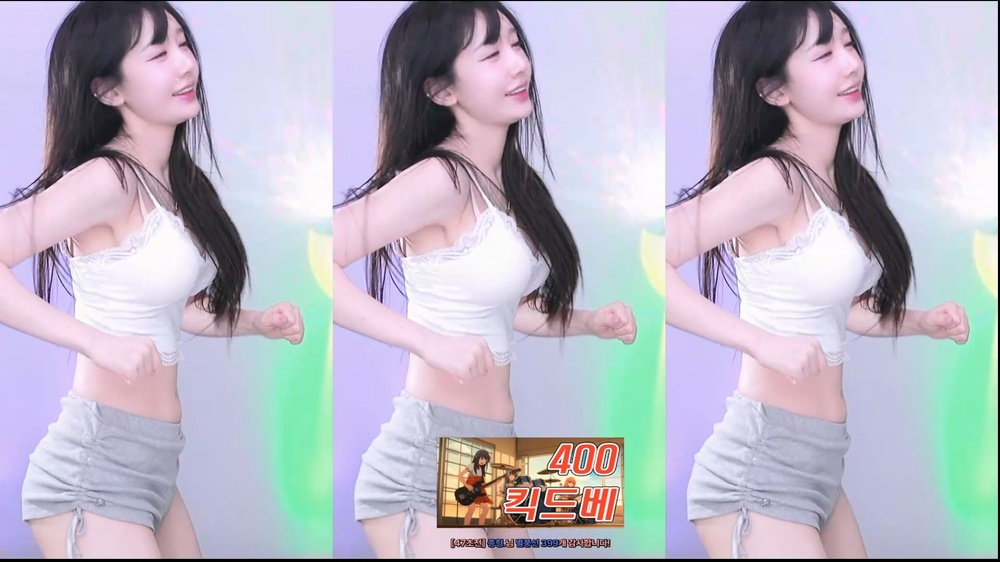
#> input picture cursor/test/image/input_6.jpg, 1000 x 562 px, shrunk from 1920 x 1080 before the run, found by its file name
$ python image_scan_test_orb_origin.py
#> lines starting #> are read from the running program, lines starting #| are printed output that depends on the picture; after the words box and inside, x2 and y2 are one past the last pixel; in counts of white or black regions, pixels touching at a corner belong together
import cv2
import numpy as np

def test_tripartite_orb(image_path, tol=15, min_matches=30):
    """
    ORB 특징점 매칭을 이용해 삼분할 영상 여부를 판별합니다.

    :param image_path: 테스트할 이미지 경로
    :param tol: 좌우 매칭 시 허용할 픽셀 위치 오차 (채팅/팝업 밀림 방지)
    :param min_matches: 좌/우 각각 최소 몇 개의 특징점이 일치해야 통과시킬지 기준
    """
#> called with image_path = 'image\\input_6.jpg', tol = 15, min_matches = 30
    # 1. 이미지 로드 및 3분할
    img = cv2.imread(image_path)
#> img is the input picture: shape (562, 1000, 3); mean B, G, R 197.3, 183.6, 186.5
    if img is None:
        print(f"Error: '{image_path}' 이미지를 불러올 수 없습니다.")
        return

    h, w = img.shape[:2]
    slice_w = w // 3  # 1920 기준 640

    left_img = img[:, :slice_w]
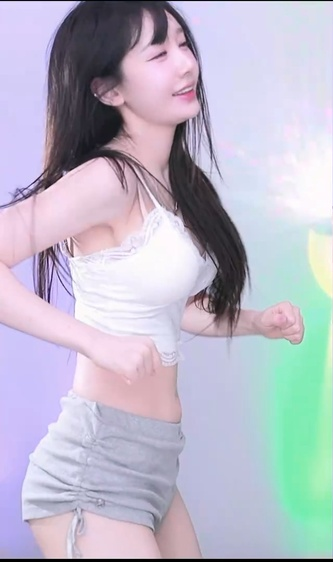
#> left_img: shape (562, 333, 3); mean B, G, R 201, 185.9, 187.2
    center_img = img[:, slice_w:slice_w*2]
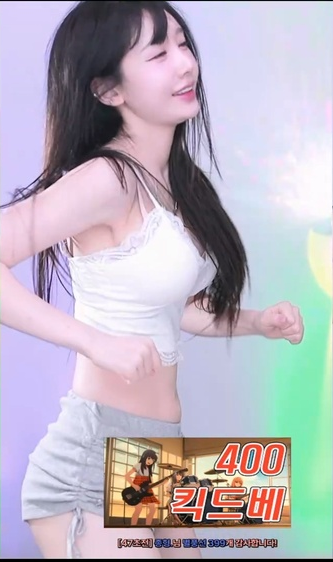
#> center_img: shape (562, 333, 3); mean B, G, R 191.2, 180.2, 186.4
    right_img = img[:, slice_w*2:]
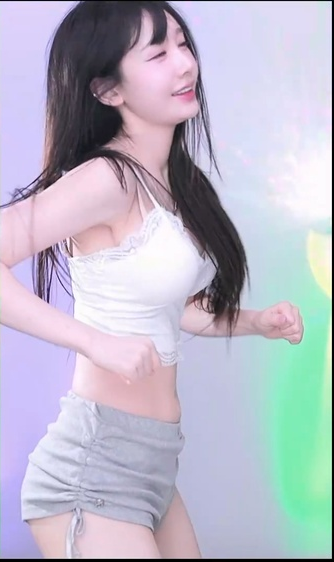
#> right_img: shape (562, 334, 3); mean B, G, R 199.7, 184.8, 186

    # 2. ORB 초기화 (특징점을 넉넉하게 1000개 추출)
    orb = cv2.ORB_create(nfeatures=1000)

    # 3. 각 영역에서 특징점(Keypoints)과 디스크립터(Descriptors) 추출
    kp_l, des_l = orb.detectAndCompute(left_img, None)
#> kp_l = 925 keypoints; strongest (x, y, size): (48, 301, 31), (45, 300, 31), (51, 247, 31), (48, 300, 37.2)
    kp_c, des_c = orb.detectAndCompute(center_img, None)
#> kp_c = 977 keypoints; strongest (x, y, size): (193, 520, 31), (192, 514, 31), (194, 505, 31), (224, 471, 31)
    kp_r, des_r = orb.detectAndCompute(right_img, None)
#> kp_r = 946 keypoints; strongest (x, y, size): (48, 301, 31), (50, 247, 31), (47, 300, 37.2), (40, 297, 31)

    if des_c is None:
        print("중앙 영상에서 특징점을 찾을 수 없습니다.")
        return

    # 4. 특징점 매칭 (해밍 거리 사용, 상호 일치하는 것만 허용)
    bf = cv2.BFMatcher(cv2.NORM_HAMMING, crossCheck=True)

    matches_left = bf.match(des_c, des_l) if des_l is not None else []
#> matches_left = 255 matches
    matches_right = bf.match(des_c, des_r) if des_r is not None else []
#> matches_right = 243 matches

    # 5. 기하학적 필터링 (가장 중요한 부분)
    # 특징점이 단순히 비슷하게 생긴 것을 넘어, 좌/우 영상의 '동일한 높이와 비율 위치'에 있는지 검사
    valid_left_matches = []
    for m in matches_left:
        pt_c = kp_c[m.queryIdx].pt
        pt_l = kp_l[m.trainIdx].pt

        # 중앙 이미지 내의 로컬 좌표(pt_c)와 좌측 이미지 내의 로컬 좌표(pt_l)가 오차(tol) 내에 있는지 확인
        if abs(pt_c[0] - pt_l[0]) <= tol and abs(pt_c[1] - pt_l[1]) <= tol:
            valid_left_matches.append(m)
#> this loop made 255 passes
#> (pt_c, pt_l) on passes 1 to 3: ((259, 518), (192, 304.8)), ((201, 485), (45, 170)), ((206, 473), (203, 308.2))
#> after the loop, valid_left_matches = 191 matches

    valid_right_matches = []
    for m in matches_right:
        pt_c = kp_c[m.queryIdx].pt
        pt_r = kp_r[m.trainIdx].pt
        if abs(pt_c[0] - pt_r[0]) <= tol and abs(pt_c[1] - pt_r[1]) <= tol:
            valid_right_matches.append(m)
#> this loop made 243 passes
#> (pt_c, pt_r) on passes 1 to 3: ((259, 518), (190.8, 304.8)), ((240, 518), (165.9, 182.5)), ((206, 473), (203, 308.2))
#> after the loop, valid_right_matches = 183 matches

    # 6. 결과 출력 및 시각화 준비
    is_tripartite = len(valid_left_matches) >= min_matches and len(valid_right_matches) >= min_matches
#> is_tripartite = True

    print("-" * 40)
    print(f"중앙 영역 추출 특징점: {len(kp_c)}개")
#| 중앙 영역 추출 특징점: 977개
    print(f"좌측 일치 특징점: {len(valid_left_matches)}개 (통과 기준: {min_matches}개)")
#| 좌측 일치 특징점: 191개 (통과 기준: 30개)
    print(f"우측 일치 특징점: {len(valid_right_matches)}개 (통과 기준: {min_matches}개)")
#| 우측 일치 특징점: 183개 (통과 기준: 30개)
    print(f"최종 판별: {'✅ 삼분할 영상입니다.' if is_tripartite else '❌ 일반 영상입니다.'}")
#| 최종 판별: ✅ 삼분할 영상입니다.
    print("-" * 40)

    # 7. 디버그용 이미지 생성 (원본 이미지 위에 선 그리기)
    debug_img = img.copy()

    # 중앙 -> 좌측 유효 매칭점 그리기 (녹색 선)
    for m in valid_left_matches:
        # 전체 화면 좌표계로 변환
        pt_c_global = (int(kp_c[m.queryIdx].pt[0] + slice_w), int(kp_c[m.queryIdx].pt[1]))
        pt_l_global = (int(kp_l[m.trainIdx].pt[0]), int(kp_l[m.trainIdx].pt[1]))

        cv2.circle(debug_img, pt_c_global, 4, (0, 255, 0), -1)
        cv2.circle(debug_img, pt_l_global, 4, (0, 255, 0), -1)
        cv2.line(debug_img, pt_c_global, pt_l_global, (0, 255, 0), 1)
#> this loop made 191 passes
#> (pt_c_global, pt_l_global) on passes 1 to 3: ((381, 301), (48, 301)), ((517, 40), (184, 40)), ((374, 297), (41, 297))
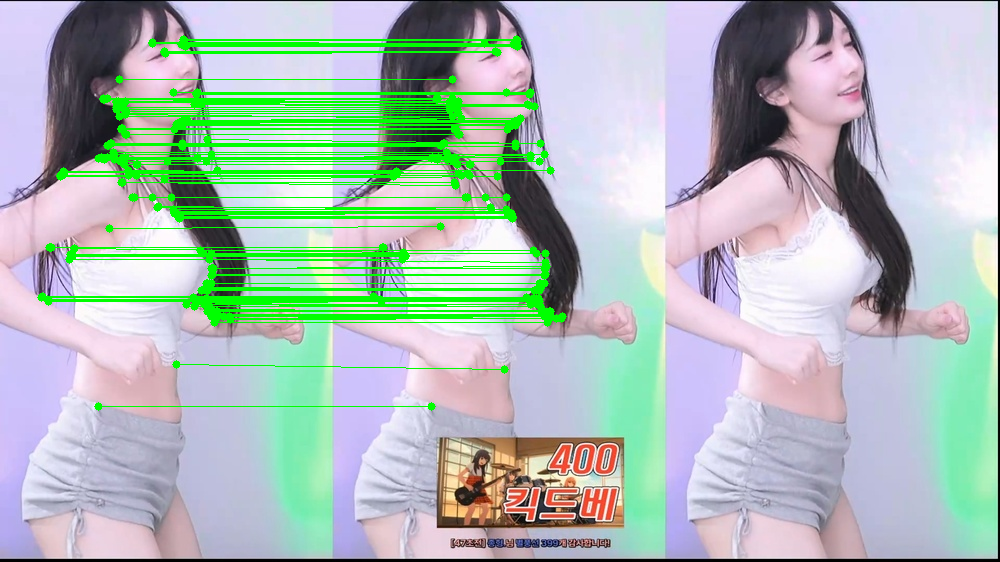
#> debug_img: shape (562, 1000, 3); 7.42% of pixels changed, all inside (x1, y1, x2, y2) = (37, 35, 567, 411)

    # 중앙 -> 우측 유효 매칭점 그리기 (파란색 선)
    for m in valid_right_matches:
        pt_c_global = (int(kp_c[m.queryIdx].pt[0] + slice_w), int(kp_c[m.queryIdx].pt[1]))
        pt_r_global = (int(kp_r[m.trainIdx].pt[0] + slice_w * 2), int(kp_r[m.trainIdx].pt[1]))

        cv2.circle(debug_img, pt_c_global, 4, (255, 150, 0), -1) # 파란/주황색 계열
        cv2.circle(debug_img, pt_r_global, 4, (255, 150, 0), -1)
        cv2.line(debug_img, pt_c_global, pt_r_global, (255, 150, 0), 1)
#> this loop made 183 passes
#> (pt_c_global, pt_r_global) on passes 1 to 3: ((381, 301), (714, 301)), ((517, 40), (850, 40)), ((374, 297), (706, 297))
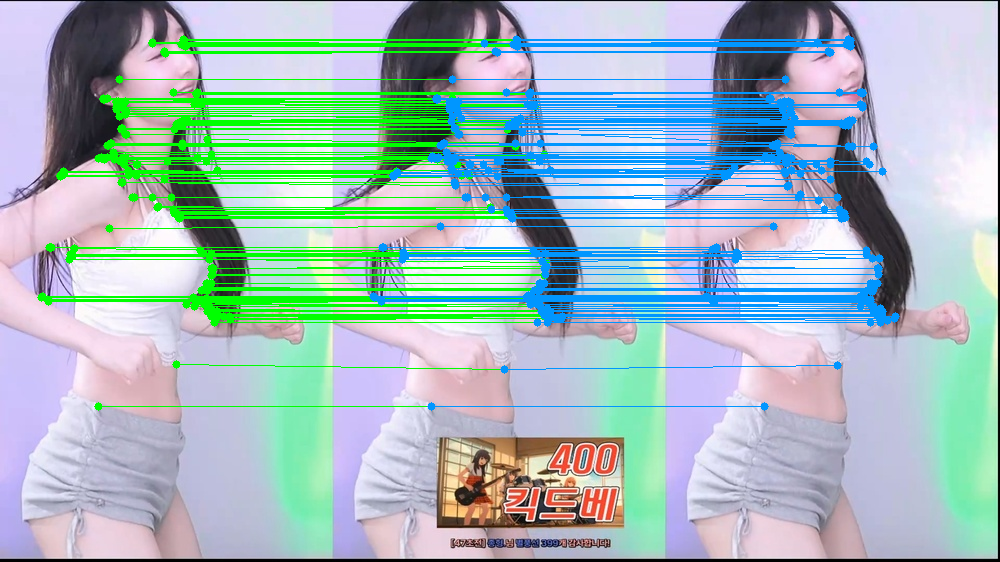
#> debug_img: shape (562, 1000, 3); 7.36% of pixels changed, all inside (x1, y1, x2, y2) = (369, 35, 900, 411)

    # 화면에 결과 띄우기
    cv2.imshow("ORB Match Result", debug_img)
    print("아무 키나 누르면 창이 닫힙니다.")
    cv2.waitKey(0)
    cv2.destroyAllWindows()

# --- 실행 부분 ---
test_image_path = r"image\input_6.jpg"

# 실행
test_tripartite_orb(
    image_path=test_image_path,
    tol=15,           # 픽셀 오차 허용치 (영상 편집 시 미세하게 틀어짐 감안)
    min_matches=30    # 좌/우 각각 최소 30개의 점이 일치하면 삼분할로 인정
)

$ run again, with cursor/test/image/input_1.jpg copied over cursor/test/image/input_6.jpg
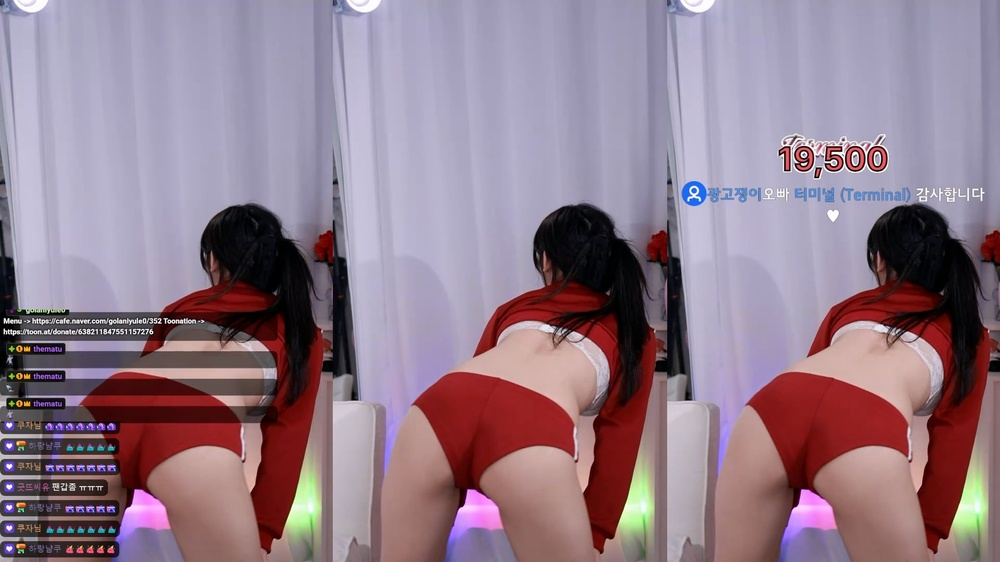
#> input picture cursor/test/image/input_1.jpg, 1000 x 562 px, shrunk from 1920 x 1080 before the run, found by its file name
#> in test_tripartite_orb, img is the input picture: shape (562, 1000, 3); mean B, G, R 138.8, 124.2, 145.8
#> kp_l = 934 keypoints; strongest (x, y, size): (109, 331, 31), (160, 320, 31), (147, 331, 31), (105, 331, 31)
#> kp_c = 510 keypoints; strongest (x, y, size): (137, 490, 44.6), (135, 490, 31), (221, 329, 37.2), (248, 336, 31)
#> kp_r = 955 keypoints; strongest (x, y, size): (189, 153, 31), (135, 154, 31), (137, 152, 31), (211, 152, 31)
#> matches_left = 157 matches
#> matches_right = 239 matches
#> the loop in test_tripartite_orb, `for m in matches_left:` made 157 passes
#> (pt_c, pt_l) on passes 1 to 3: ((241, 205), (47.52, 309.6)), ((256, 227), (56, 321)), ((297, 242), (168, 321.6))
#> after the loop in test_tripartite_orb, `for m in matches_left:`: valid_left_matches = 87 matches
#> the loop in test_tripartite_orb, `for m in matches_right:` made 239 passes
#> (pt_c, pt_r) on passes 1 to 3: ((226, 218), (183.6, 154.8)), ((256, 227), (188, 156)), ((297, 242), (212, 137.4))
#> after the loop in test_tripartite_orb, `for m in matches_right:`: valid_right_matches = 212 matches
#> is_tripartite = True
#| 중앙 영역 추출 특징점: 510개
#| 좌측 일치 특징점: 87개 (통과 기준: 30개)
#| 우측 일치 특징점: 212개 (통과 기준: 30개)
#| 최종 판별: ✅ 삼분할 영상입니다.
#> the loop in test_tripartite_orb, `for m in valid_left_matches:` made 87 passes
#> (pt_c_global, pt_l_global) on passes 1 to 8: ((543, 323), (203, 321)), ((543, 325), (199, 321)), ((499, 334), (160, 343)), ((593, 422), (257, 423)), ((468, 490), (135, 490)), ((463, 505), (130, 505)), ((459, 506), (126, 502)), ((543, 284), (210, 284))
#> after the loop in test_tripartite_orb, `for m in valid_left_matches:`:
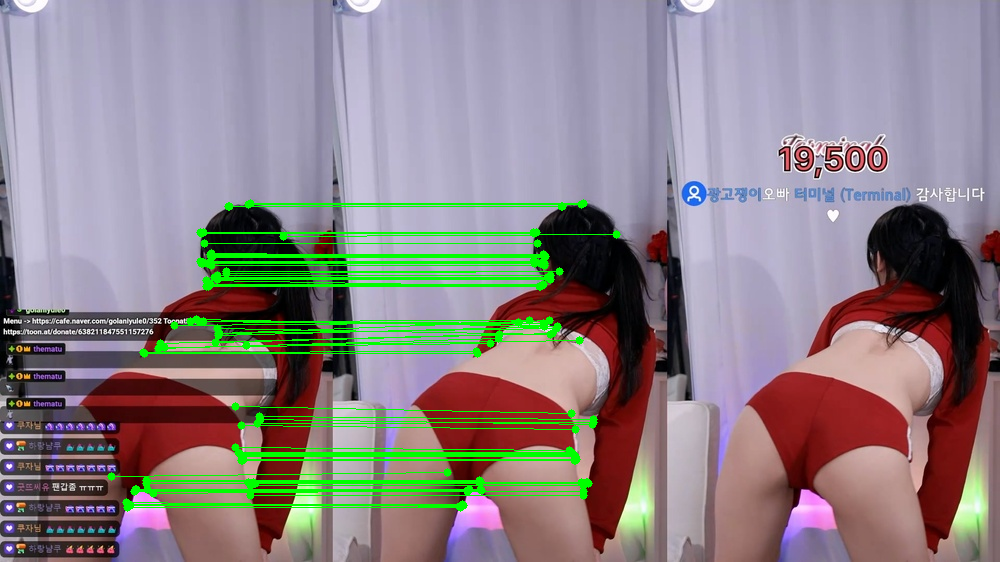
#> debug_img: shape (562, 1000, 3); 4.51% of pixels changed, all inside (x1, y1, x2, y2) = (107, 199, 621, 512)
#> the loop in test_tripartite_orb, `for m in valid_right_matches:` made 212 passes
#> (pt_c_global, pt_r_global) on passes 1 to 3: ((543, 285), (877, 285)), ((555, 327), (889, 327)), ((561, 328), (895, 328))
#> after the loop in test_tripartite_orb, `for m in valid_right_matches:`:
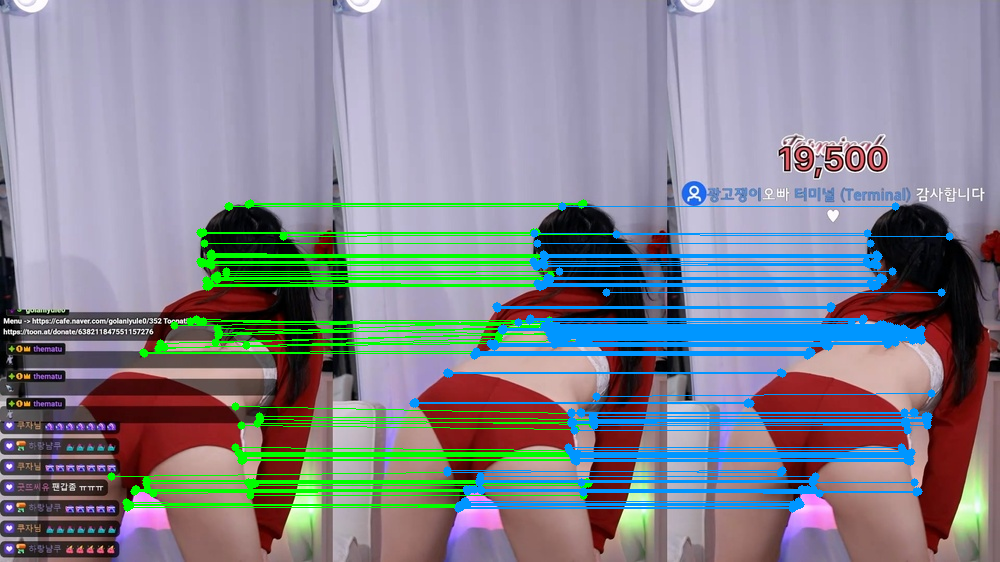
#> debug_img: shape (562, 1000, 3); 6.65% of pixels changed, all inside (x1, y1, x2, y2) = (409, 202, 954, 513)

$ run again, with cursor/test/image/input_2.jpg copied over cursor/test/image/input_6.jpg
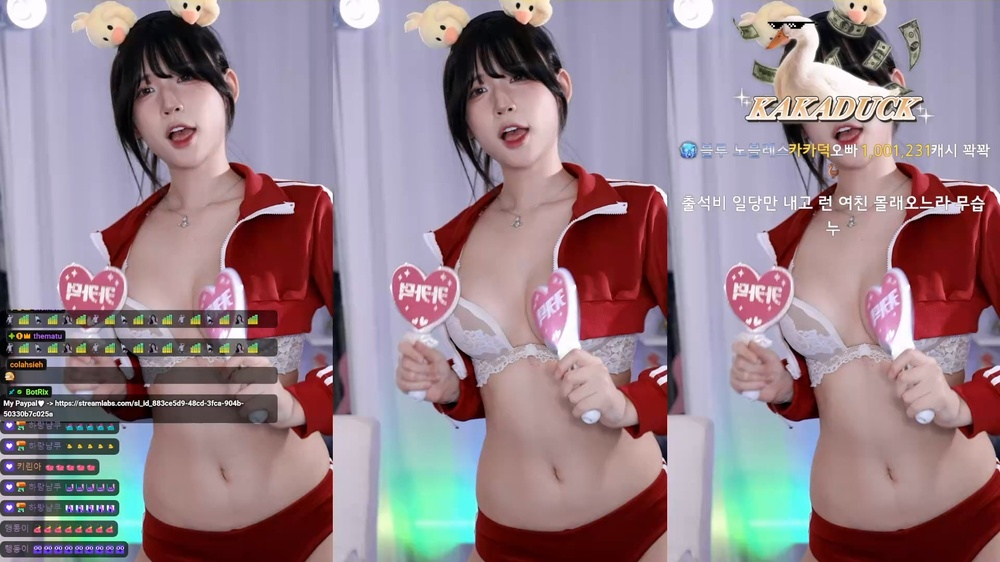
#> input picture cursor/test/image/input_2.jpg, 1000 x 562 px, shrunk from 1920 x 1080 before the run, found by its file name
#> in test_tripartite_orb, img is the input picture: shape (562, 1000, 3); mean B, G, R 138.4, 130, 150.2
#> kp_l = 1000 keypoints; strongest (x, y, size): (141, 403, 31), (147, 402, 31), (40, 404, 31), (42, 402, 31)
#> kp_c = 979 keypoints; strongest (x, y, size): (291, 205, 31), (293, 203, 31), (290, 205, 37.2), (292, 212, 31)
#> kp_r = 1000 keypoints; strongest (x, y, size): (273, 199, 31), (297, 199, 31), (271, 201, 31), (156, 202, 31)
#> matches_left = 308 matches
#> matches_right = 333 matches
#> the loop in test_tripartite_orb, `for m in matches_left:` made 308 passes
#> (pt_c, pt_l) on passes 3, 4, 6: ((177, 109), (178, 109)), ((273, 180), (274, 180)), ((118, 359), (226.9, 307.6))
#> after the loop in test_tripartite_orb, `for m in matches_left:`: valid_left_matches = 174 matches
#> the loop in test_tripartite_orb, `for m in matches_right:` made 333 passes
#> (pt_c, pt_r) on passes 1 to 3: ((120, 367), (120, 366)), ((104, 38), (204.5, 100.8)), ((177, 109), (180, 102.2))
#> after the loop in test_tripartite_orb, `for m in matches_right:`: valid_right_matches = 216 matches
#> is_tripartite = True
#| 중앙 영역 추출 특징점: 979개
#| 좌측 일치 특징점: 174개 (통과 기준: 30개)
#| 우측 일치 특징점: 216개 (통과 기준: 30개)
#| 최종 판별: ✅ 삼분할 영상입니다.
#> the loop in test_tripartite_orb, `for m in valid_left_matches:` made 174 passes
#> (pt_c_global, pt_l_global) on passes 1 to 3: ((437, 38), (104, 38)), ((439, 39), (106, 39)), ((510, 109), (178, 109))
#> after the loop in test_tripartite_orb, `for m in valid_left_matches:`:
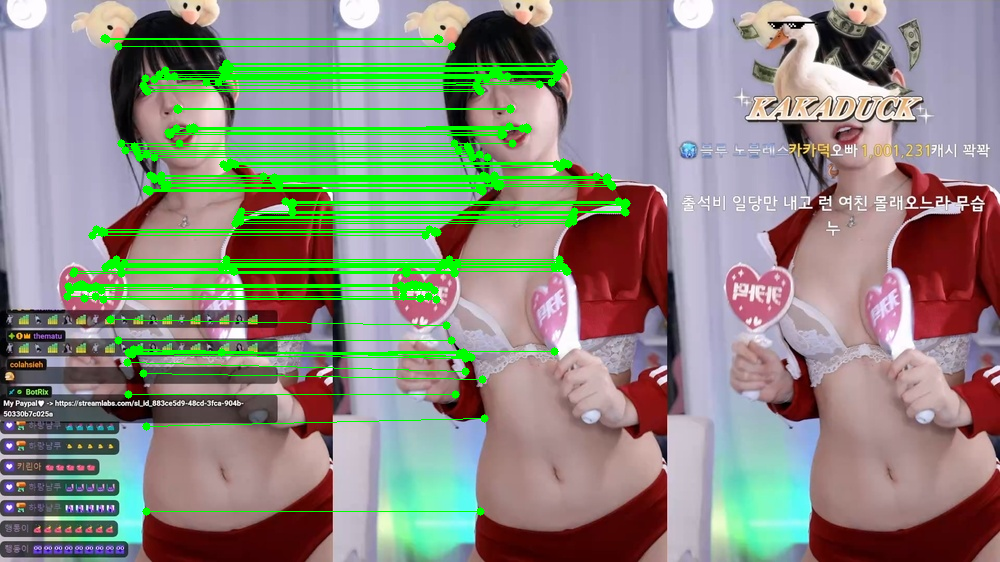
#> debug_img: shape (562, 1000, 3); 7.11% of pixels changed, all inside (x1, y1, x2, y2) = (63, 34, 631, 516)
#> the loop in test_tripartite_orb, `for m in valid_right_matches:` made 216 passes
#> (pt_c_global, pt_r_global) on passes 1 to 3: ((453, 367), (786, 366)), ((510, 109), (846, 102)), ((606, 180), (940, 180))
#> after the loop in test_tripartite_orb, `for m in valid_right_matches:`:
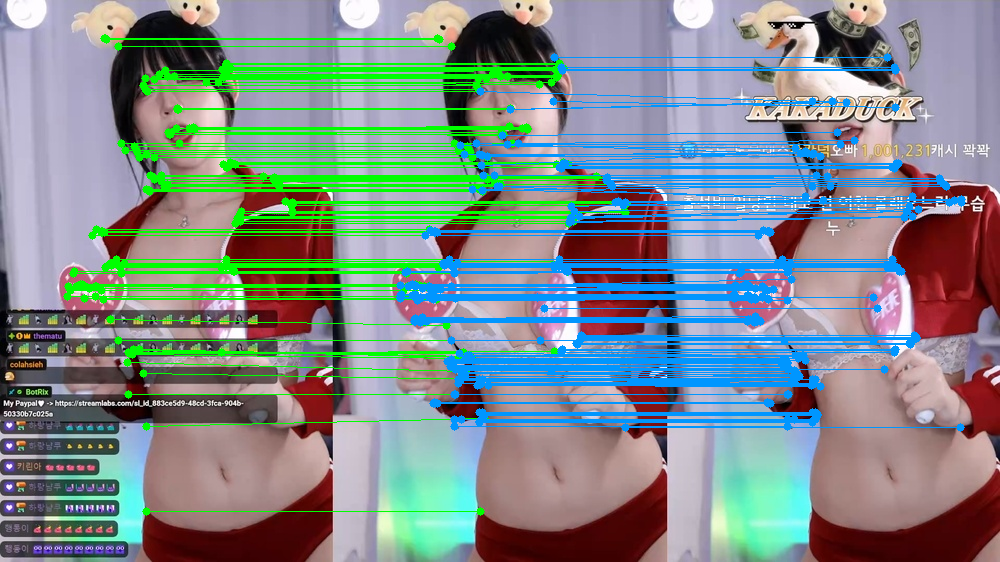
#> debug_img: shape (562, 1000, 3); 8.8% of pixels changed, all inside (x1, y1, x2, y2) = (396, 53, 966, 432)
